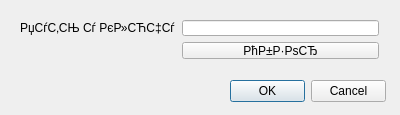
<?xml version="1.0" encoding="UTF-8"?>
<ui version="4.0">
 <class>KeyPathDialog</class>
 <widget class="QDialog" name="KeyPathDialog">
  <property name="geometry">
   <rect>
    <x>0</x>
    <y>0</y>
    <width>400</width>
    <height>115</height>
   </rect>
  </property>
  <property name="windowTitle">
   <string>KeyPathDialog</string>
  </property>
  <widget class="QDialogButtonBox" name="buttonBox">
   <property name="geometry">
    <rect>
     <x>230</x>
     <y>80</y>
     <width>156</width>
     <height>23</height>
    </rect>
   </property>
   <property name="standardButtons">
    <set>QDialogButtonBox::Cancel|QDialogButtonBox::Ok</set>
   </property>
  </widget>
  <widget class="QWidget" name="formLayoutWidget">
   <property name="geometry">
    <rect>
     <x>9</x>
     <y>9</y>
     <width>381</width>
     <height>61</height>
    </rect>
   </property>
   <layout class="QFormLayout" name="formLayout">
    <property name="fieldGrowthPolicy">
     <enum>QFormLayout::AllNonFixedFieldsGrow</enum>
    </property>
    <item row="0" column="0">
     <widget class="QLabel" name="label">
      <property name="text">
       <string>РџСѓС‚СЊ Сѓ РєР»СЋС‡Сѓ</string>
      </property>
     </widget>
    </item>
    <item row="0" column="1">
     <widget class="QLineEdit" name="filePathLineEdit"/>
    </item>
    <item row="1" column="1">
     <widget class="QPushButton" name="searchFileButton">
      <property name="text">
       <string>РћР±Р·РѕСЂ</string>
      </property>
     </widget>
    </item>
   </layout>
  </widget>
 </widget>
 <layoutdefault spacing="6" margin="11"/>
 <resources/>
 <connections/>
</ui>
